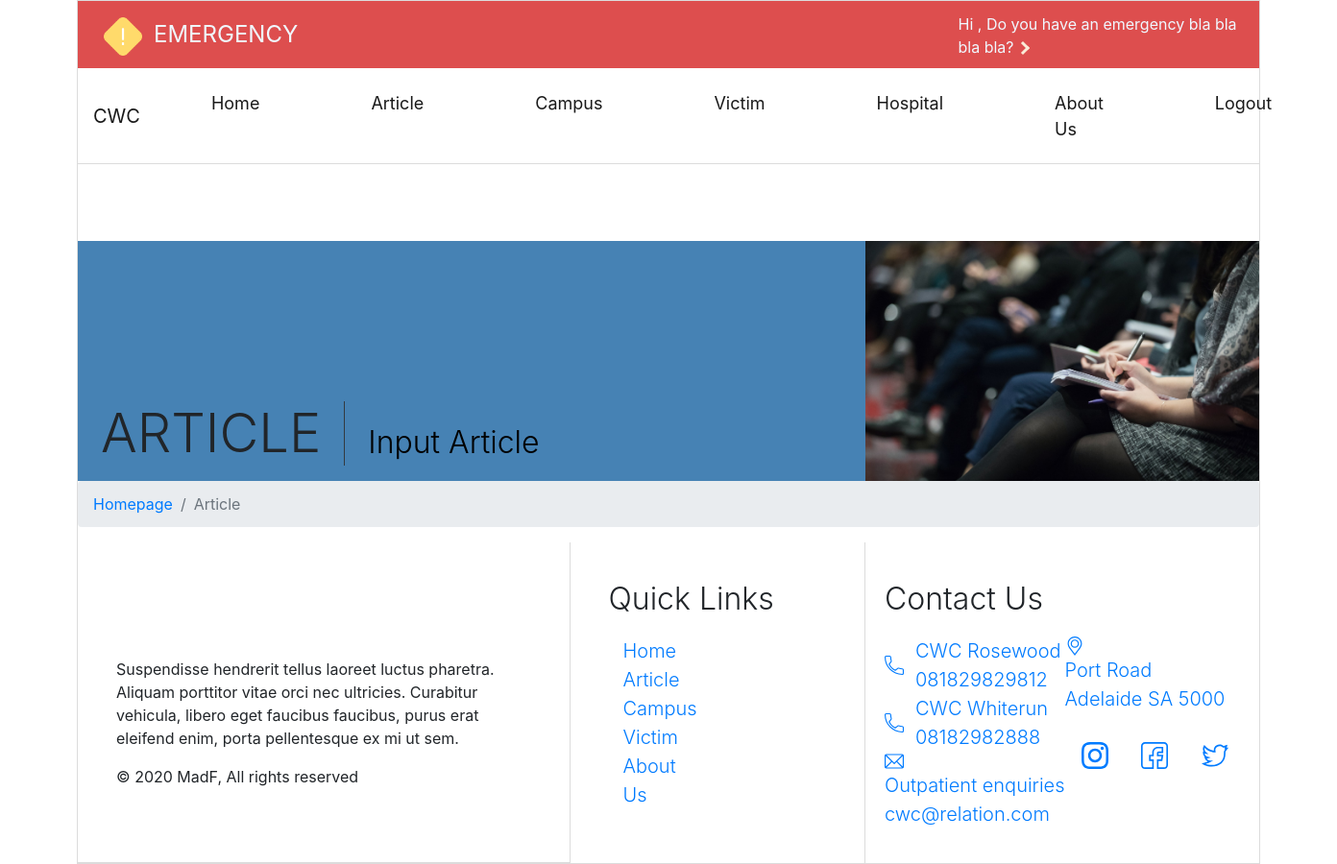
/index.php/artikel, run on an earlier commit of the app's database.
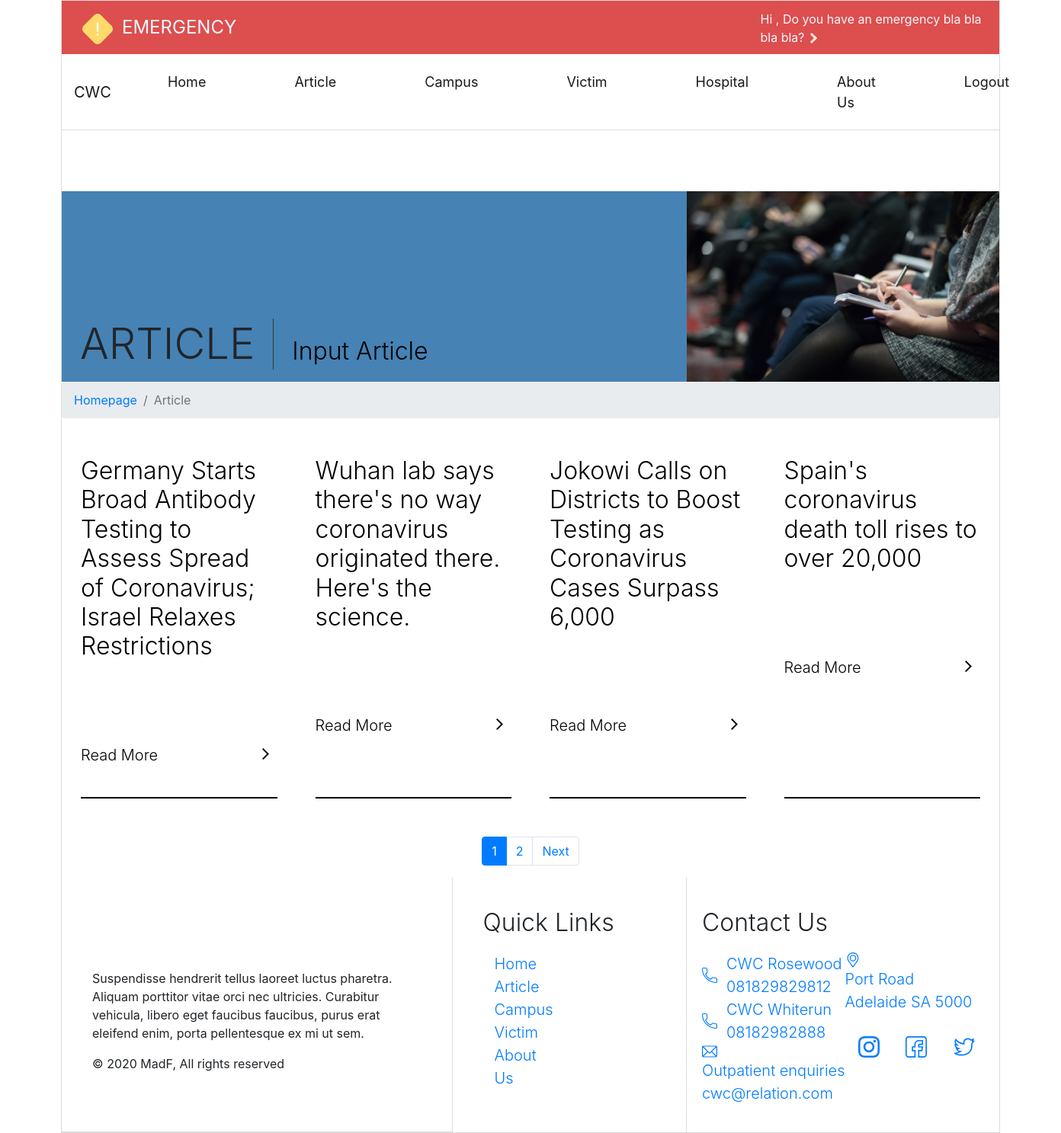
And on a later commit of the database.
### tables this page shows
CREATE TABLE `artikel` (
  `idArtikel` int(11) NOT NULL,
  `penulis` varchar(100) NOT NULL,
  `judul` varchar(200) NOT NULL,
  `isi` text NOT NULL
);

### index.php (called while the page is built, shortened)
<?php
require_once BASEPATH.'core/CodeIgniter.php';

### application/config/config.php (called while the page is built, shortened)
<?php
$config['base_url'] = 'http://localhost/CoronaCampus/';
$config['index_page'] = 'index.php';
$config['uri_protocol']	= 'REQUEST_URI';
$config['url_suffix'] = '';
$config['language']	= 'english';
$config['charset'] = 'UTF-8';
$config['enable_hooks'] = FALSE;
$config['subclass_prefix'] = 'MY_';
$config['composer_autoload'] = FALSE;
$config['permitted_uri_chars'] = 'a-z 0-9~%.:_\-';
$config['enable_query_strings'] = FALSE;
$config['controller_trigger'] = 'c';
$config['function_trigger'] = 'm';
$config['directory_trigger'] = 'd';
$config['allow_get_array'] = TRUE;
$config['log_threshold'] = 0;
$config['log_path'] = '';
$config['log_file_extension'] = '';
$config['log_file_permissions'] = 0644;
$config['log_date_format'] = 'Y-m-d H:i:s';
$config['error_views_path'] = '';
$config['cache_path'] = '';
$config['cache_query_string'] = FALSE;
$config['encryption_key'] = '';
$config['sess_driver'] = 'files';
$config['sess_cookie_name'] = 'ci_session';
$config['sess_expiration'] = 7200;
$config['sess_save_path'] = NULL;
$config['sess_match_ip'] = FALSE;
$config['sess_time_to_update'] = 300;
$config['sess_regenerate_destroy'] = FALSE;
$config['cookie_prefix']	= '';
$config['cookie_domain']	= '';
$config['cookie_path']		= '/';
$config['cookie_secure']	= FALSE;
$config['cookie_httponly'] 	= FALSE;
$config['standardize_newlines'] = FALSE;
$config['global_xss_filtering'] = FALSE;
$config['csrf_protection'] = FALSE;
$config['csrf_token_name'] = 'csrf_test_name';
$config['csrf_cookie_name'] = 'csrf_cookie_name';
$config['csrf_expire'] = 7200;
$config['csrf_regenerate'] = TRUE;
$config['csrf_exclude_uris'] = array();
$config['compress_output'] = FALSE;
$config['time_reference'] = 'local';
$config['rewrite_short_tags'] = FALSE;
$config['proxy_ips'] = '';

### application/models/ArtikelModel.php (called while the page is built, shortened)
<?php
class ArtikelModel extends CI_Model {
	function get_artikel_list($limit, $start){
        return $this->db->get('artikel', $limit, $start)->result_array();
    }
}

### application/views/articleView.php (the view)
<div class="articleTitleBar row">
	<div class="col d-flex align-items-end">
		<span class="titleArticle display-4 ml-4 mb-3 pr-4 border-right border-dark" >ARTICLE</span>
		<?php if ($_SESSION['username']!="Guest") { ?>
		<span class="inputArticle display-5 ml-4 mb-3" >
			<a class="inputArticleLink" style="text-decoration: none;" href="<?= site_url() ?>/artikel/formTulisArtikel">Input Article</a>
		</span>
		<?php } ?>
	</div>
	<div
		class="titleArticleImage col-4"
	></div>
</div>
<nav aria-label="breadcrumb">
	<ol class="breadcrumb">
		<li class="breadcrumb-item"><a href="<?= site_url() ?>">Homepage</a></li>
		<li class="breadcrumb-item active" aria-current="page">Article</li>
	</ol>
</nav>
<div class="articleContainer">
	<div class="row align-self-center">
		<?php foreach (array_reverse($artikel) as $a) { ?>
		<div class="newsSec col">
			<a class="newsSec" style="text-decoration: none;" href="<?= site_url(); ?>/artikel/read/<?= $a['idArtikel'] ?>">
				<div class="newsConten">
					<h5 class="newsTitle lead"><?php echo $a['judul']; ?></h5>
				</div>
				<div class="readMoreNews d-flex">
					<p class="readMoreText mr-auto pt-2 lead">Read More</p>
					<div class="p-2">
						<img
							class="arrowRight2"
							src="img/angle-arrow-pointing-to-right.svg"
							alt=""
						/>
					</div>
				</div>
			</a>
		</div>
		<?php } ?>
	</div>
</div>
<div class="col">
    <?php echo $pagination; ?>
</div>

What changed in the data, as far as the page shows it:
added artikel: judul "Germany Starts Broad Antibody Testing to Assess Spread of Coronavirus; Israel Relaxes Restrictions"
added artikel: judul "Wuhan lab says there's no way coronavirus originated there. Here's the science."
added artikel: judul "Jokowi Calls on Districts to Boost Testing as Coronavirus Cases Surpass 6,000"
added artikel: judul "Spain's coronavirus death toll rises to over 20,000"
Also different on the page:
$pagination: (not shown) → "1 2 Next"
